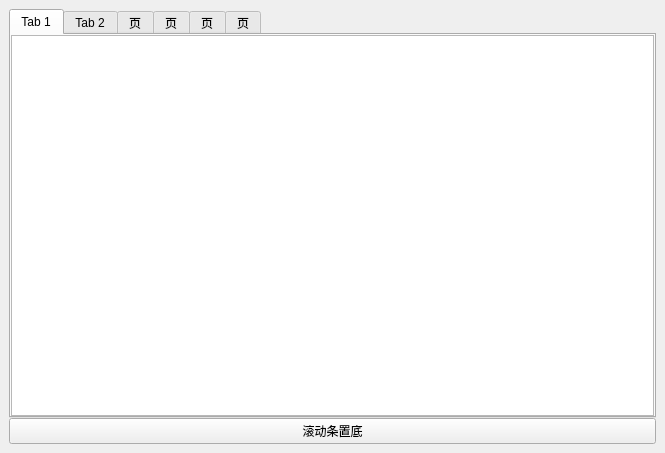
<?xml version="1.0" encoding="UTF-8"?>
<ui version="4.0">
 <class>ChatForm</class>
 <widget class="QWidget" name="ChatForm">
  <property name="geometry">
   <rect>
    <x>0</x>
    <y>0</y>
    <width>665</width>
    <height>453</height>
   </rect>
  </property>
  <property name="windowTitle">
   <string>Form</string>
  </property>
  <layout class="QGridLayout" name="gridLayout">
   <property name="leftMargin">
    <number>9</number>
   </property>
   <property name="topMargin">
    <number>9</number>
   </property>
   <property name="rightMargin">
    <number>9</number>
   </property>
   <property name="bottomMargin">
    <number>9</number>
   </property>
   <property name="spacing">
    <number>0</number>
   </property>
   <item row="0" column="0">
    <widget class="QTabWidget" name="chatWidget">
     <property name="toolTip">
      <string>&lt;html&gt;&lt;head/&gt;&lt;body&gt;&lt;p&gt;&lt;br/&gt;&lt;/p&gt;&lt;/body&gt;&lt;/html&gt;</string>
     </property>
     <property name="whatsThis">
      <string>&lt;html&gt;&lt;head/&gt;&lt;body&gt;&lt;p&gt;&lt;br/&gt;&lt;/p&gt;&lt;/body&gt;&lt;/html&gt;</string>
     </property>
     <property name="currentIndex">
      <number>0</number>
     </property>
     <widget class="QWidget" name="renWuTab">
      <attribute name="title">
       <string>Tab 1</string>
      </attribute>
      <layout class="QGridLayout" name="gridLayout_2">
       <property name="leftMargin">
        <number>0</number>
       </property>
       <property name="topMargin">
        <number>0</number>
       </property>
       <property name="rightMargin">
        <number>0</number>
       </property>
       <property name="bottomMargin">
        <number>0</number>
       </property>
       <property name="spacing">
        <number>0</number>
       </property>
       <item row="0" column="0">
        <widget class="QTextEdit" name="renWuEdit"/>
       </item>
      </layout>
     </widget>
     <widget class="QWidget" name="yaoYanTab">
      <attribute name="title">
       <string>Tab 2</string>
      </attribute>
      <layout class="QGridLayout" name="gridLayout_3">
       <property name="leftMargin">
        <number>0</number>
       </property>
       <property name="topMargin">
        <number>0</number>
       </property>
       <property name="rightMargin">
        <number>0</number>
       </property>
       <property name="bottomMargin">
        <number>0</number>
       </property>
       <property name="spacing">
        <number>0</number>
       </property>
       <item row="0" column="0">
        <widget class="QTextEdit" name="yaoYanEdit"/>
       </item>
      </layout>
     </widget>
     <widget class="QWidget" name="xianLiaoTab">
      <attribute name="title">
       <string>页</string>
      </attribute>
      <layout class="QGridLayout" name="gridLayout_4">
       <property name="leftMargin">
        <number>0</number>
       </property>
       <property name="topMargin">
        <number>0</number>
       </property>
       <property name="rightMargin">
        <number>0</number>
       </property>
       <property name="bottomMargin">
        <number>0</number>
       </property>
       <property name="spacing">
        <number>0</number>
       </property>
       <item row="0" column="0">
        <widget class="QTextEdit" name="xianLiaoEdit"/>
       </item>
      </layout>
     </widget>
     <widget class="QWidget" name="qiuZhuTab">
      <attribute name="title">
       <string>页</string>
      </attribute>
      <layout class="QGridLayout" name="gridLayout_5">
       <property name="leftMargin">
        <number>0</number>
       </property>
       <property name="topMargin">
        <number>0</number>
       </property>
       <property name="rightMargin">
        <number>0</number>
       </property>
       <property name="bottomMargin">
        <number>0</number>
       </property>
       <property name="spacing">
        <number>0</number>
       </property>
       <item row="0" column="0">
        <widget class="QTextEdit" name="qiuZhuEdit"/>
       </item>
      </layout>
     </widget>
     <widget class="QWidget" name="jiangHuTab">
      <attribute name="title">
       <string>页</string>
      </attribute>
      <layout class="QGridLayout" name="gridLayout_6">
       <property name="leftMargin">
        <number>0</number>
       </property>
       <property name="topMargin">
        <number>0</number>
       </property>
       <property name="rightMargin">
        <number>0</number>
       </property>
       <property name="bottomMargin">
        <number>0</number>
       </property>
       <property name="spacing">
        <number>0</number>
       </property>
       <item row="0" column="0">
        <widget class="QTextEdit" name="jiangHuEdit"/>
       </item>
      </layout>
     </widget>
     <widget class="QWidget" name="beiXiaQQQunTab">
      <attribute name="title">
       <string>页</string>
      </attribute>
      <layout class="QGridLayout" name="gridLayout_7">
       <property name="leftMargin">
        <number>0</number>
       </property>
       <property name="topMargin">
        <number>0</number>
       </property>
       <property name="rightMargin">
        <number>0</number>
       </property>
       <property name="bottomMargin">
        <number>0</number>
       </property>
       <property name="spacing">
        <number>0</number>
       </property>
       <item row="0" column="0">
        <widget class="QTextEdit" name="beiXiaQQQunEdit"/>
       </item>
      </layout>
     </widget>
    </widget>
   </item>
   <item row="1" column="0">
    <widget class="QPushButton" name="resetBT">
     <property name="text">
      <string>滚动条置底</string>
     </property>
    </widget>
   </item>
  </layout>
 </widget>
 <resources/>
 <connections/>
</ui>
